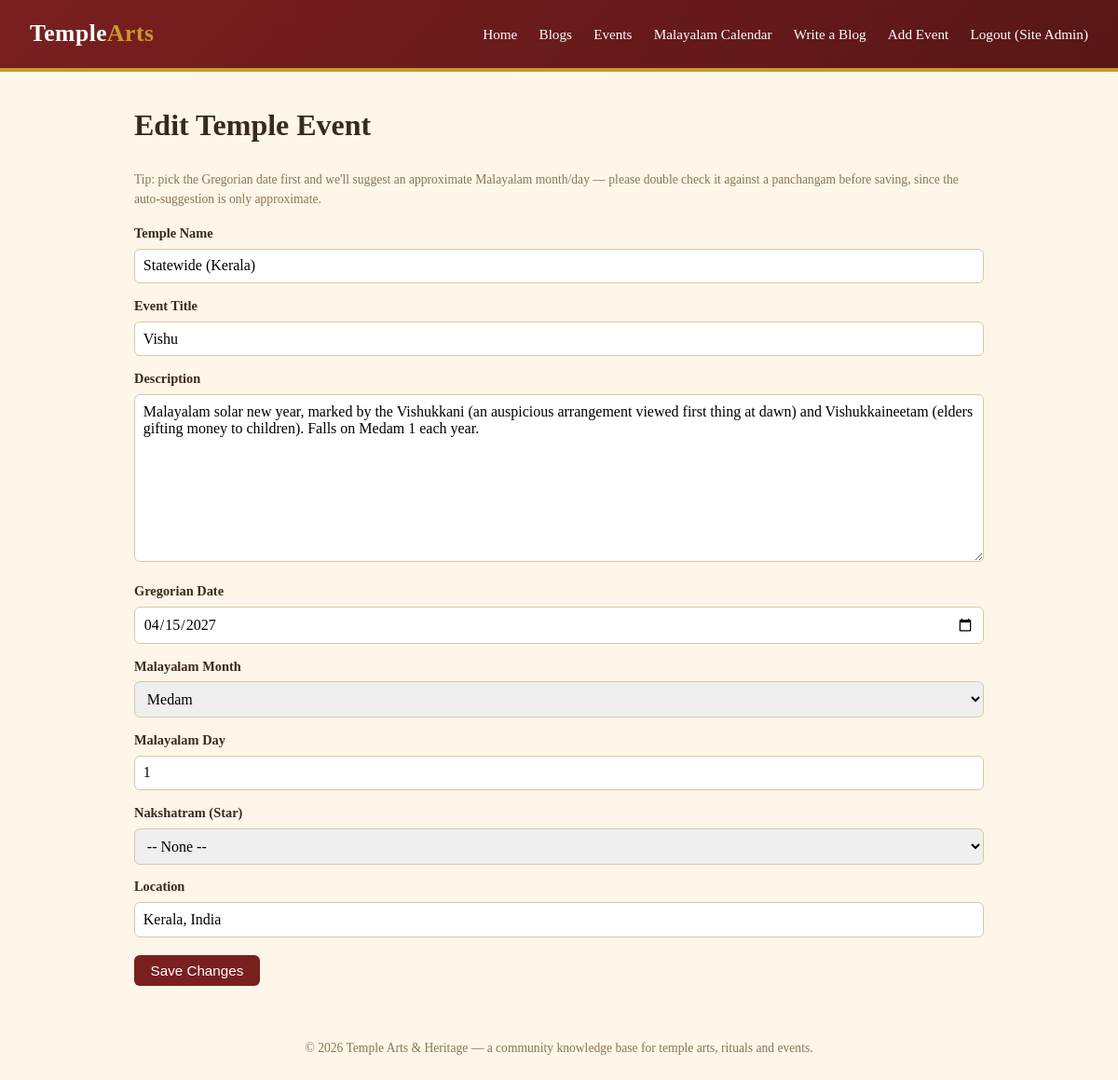
The app's page /events/1/edit (signed in) with its own data.
### models.py (models this page shows, shortened)
class User(UserMixin, db.Model):
    id = db.Column(db.Integer, primary_key=True)
    name = db.Column(db.String(120), nullable=False)
    email = db.Column(db.String(150), unique=True, nullable=False)
    password_hash = db.Column(db.String(255), nullable=False)
    is_admin = db.Column(db.Boolean, default=False)
    created_at = db.Column(db.DateTime, default=datetime.utcnow)
    posts = db.relationship("BlogPost", backref="author", lazy=True)
    events = db.relationship("TempleEvent", backref="creator", lazy=True)

class TempleEvent(db.Model):
    id = db.Column(db.Integer, primary_key=True)
    temple_name = db.Column(db.String(200), nullable=False)
    title = db.Column(db.String(200), nullable=False)
    description = db.Column(db.Text)
    gregorian_date = db.Column(db.Date, nullable=False)
    malayalam_month = db.Column(db.String(50))
    malayalam_day = db.Column(db.Integer)
    nakshatram = db.Column(db.String(50))
    location = db.Column(db.String(200))
    created_at = db.Column(db.DateTime, default=datetime.utcnow)
    user_id = db.Column(db.Integer, db.ForeignKey("user.id"), nullable=False)

### app.py (the view)
@app.route("/events/<int:event_id>/edit", methods=["GET", "POST"])
@login_required
def event_edit(event_id):
    event = TempleEvent.query.get_or_404(event_id)
    if event.user_id != current_user.id and not current_user.is_admin:
        abort(403)
    form = TempleEventForm(obj=event)
    if form.validate_on_submit():
        form.populate_obj(event)
        event.nakshatram = form.nakshatram.data or None
        db.session.commit()
        flash("Temple event updated.", "success")
        return redirect(url_for("events"))
    return render_template("event_form.html", form=form, mode="edit", event=event, suggestion=None)

### forms.py
class TempleEventForm(FlaskForm):
    temple_name = StringField("Temple Name", validators=[DataRequired(), Length(max=200)])
    title = StringField("Event Title", validators=[DataRequired(), Length(max=200)])
    description = TextAreaField("Description", validators=[Optional()])
    gregorian_date = DateField("Gregorian Date", validators=[DataRequired()], format="%Y-%m-%d")
    malayalam_month = SelectField("Malayalam Month", choices=[(m, m) for m in MALAYALAM_MONTHS], validators=[Optional()])
    malayalam_day = IntegerField("Malayalam Day", validators=[Optional(), NumberRange(min=1, max=32)])
    nakshatram = SelectField("Nakshatram (Star)", choices=[("", "-- None --")] + [(n, n) for n in NAKSHATRAS], validators=[Optional()])
    location = StringField("Location", validators=[Optional(), Length(max=200)])

### app.py (called while the page is built)
@login_manager.user_loader
def load_user(user_id):
    return User.query.get(int(user_id))

### templates/event_form.html (shortened to what this page needs)
{% extends "base.html" %}
{% block content %}
<h1>{{ "Edit Temple Event" if mode == "edit" else "Add a Temple Event" }}</h1>
<p class="meta">Tip: pick the Gregorian date first and we'll suggest an approximate Malayalam month/day &mdash; please double check it against a panchangam before saving, since the auto-suggestion is only approximate.</p>
<form class="styled" method="POST" id="event-form">
  <label>{{ form.temple_name.label }}</label>
  {{ form.temple_name() }}
  <label>{{ form.title.label }}</label>
  {{ form.title() }}
  <label>{{ form.description.label }}</label>
  {{ form.description() }}
  <label>{{ form.gregorian_date.label }}</label>
  {{ form.gregorian_date(id="gdate") }}
  <label>{{ form.malayalam_month.label }}</label>
  {{ form.malayalam_month() }}
  <label>{{ form.malayalam_day.label }}</label>
  {{ form.malayalam_day() }}
  <label>{{ form.nakshatram.label }}</label>
  {{ form.nakshatram() }}
  <label>{{ form.location.label }}</label>
  {{ form.location() }}
  <p style="margin-top:1.2rem;">
    <button class="btn" type="submit">{{ "Save Changes" if mode == "edit" else "Add Event" }}</button>
  </p>
</form>
{% endblock %}

### templates/base.html (shortened to what this page needs)
<!DOCTYPE html>
<html lang="en">
<head>
  <link rel="stylesheet" href="{{ url_for('static', filename='css/style.css') }}">
</head>
<body>
  <header class="site-header">
    <a class="brand" href="{{ url_for('index') }}">Temple<span>Arts</span></a>
    <nav class="main-nav">
      <a href="{{ url_for('index') }}">Home</a>
      <a href="{{ url_for('blogs') }}">Blogs</a>
      <a href="{{ url_for('events') }}">Events</a>
      <a href="{{ url_for('malayalam_calendar_page') }}">Malayalam Calendar</a>
      {% if current_user.is_authenticated %}
        <a href="{{ url_for('blog_new') }}">Write a Blog</a>
        <a href="{{ url_for('event_new') }}">Add Event</a>
        <a href="{{ url_for('logout') }}">Logout ({{ current_user.name }})</a>
      {% else %}
        <a href="{{ url_for('login') }}">Login</a>
        <a href="{{ url_for('register') }}">Register</a>
      {% endif %}
    </nav>
  </header>
  <main>
    {% block content %}{% endblock %}
  </main>
  <footer>
    &copy; {{ 2026 }} Temple Arts & Heritage &mdash; a community knowledge base for temple arts, rituals and events.
  </footer>
</body>
</html>

### static/css/style.css (style rules this page uses)
:root { --maroon: #7a1f1f; --gold: #c9992c; --cream: #fdf6e9; --dark-text: #3a2a1a; }
* { box-sizing: border-box; }
body { margin: 0; font-family: "Georgia", "Times New Roman", serif; background: var(--cream); color: var(--dark-text); line-height: 1.6; }
header.site-header { background: linear-gradient(135deg, var(--maroon), #591616); color: #fff; padding: 1rem 2rem; display: flex; justify-content: space-between; align-items: center; flex-wrap: wrap; border-bottom: 4px solid var(--gold); }
header.site-header a { color: #fff; text-decoration: none; }
.brand { font-size: 1.6rem; font-weight: bold; letter-spacing: 0.5px; }
.brand span { color: var(--gold); }
nav.main-nav a { margin-left: 1.2rem; font-size: 0.95rem; }
main { max-width: 960px; margin: 2rem auto; padding: 0 1.5rem; }
.meta { font-size: 0.85rem; color: #8a7458; }
.btn { display: inline-block; background: var(--maroon); color: #fff !important; padding: 0.5rem 1.1rem; border-radius: 6px; text-decoration: none; border: none; cursor: pointer; font-size: 0.95rem; }
form.styled label { display: block; margin-top: 0.8rem; font-weight: bold; font-size: 0.9rem; }
form.styled input[type=text], form.styled input[type=email], form.styled input[type=password], form.styled input[type=date], form.styled input[type=number], form.styled select, form.styled textarea { width: 100%; padding: 0.55rem; margin-top: 0.3rem; border: 1px solid #d8c9a3; border-radius: 6px; font-family: inherit; font-size: 1rem; }
form.styled textarea { min-height: 180px; }
footer { text-align: center; padding: 1.5rem; font-size: 0.85rem; color: #8a7458; }

### records on screen
User: name "Site Admin"
TempleEvent: temple_name "Statewide (Kerala)", title "Vishu", description "Malayalam solar new year, marked by the Vishukkani (an auspicious arrangement viewed first thing at dawn) and Vishukkaineetam (elders gifting money to children). Falls on Medam 1 each year.", gregorian_date "04/15/2027", malayalam_month "Medam", malayalam_day "1", nakshatram "-- None --", location "Kerala, India"

### other values on screen
{{ "Edit Temple Event" if mode == "edit" else "Add a Temple Event" }} "Edit Temple Event"
{{ "Save Changes" if mode == "edit" else "Add Event" }} "Save Changes"
{{ 2026 }} "2026"
